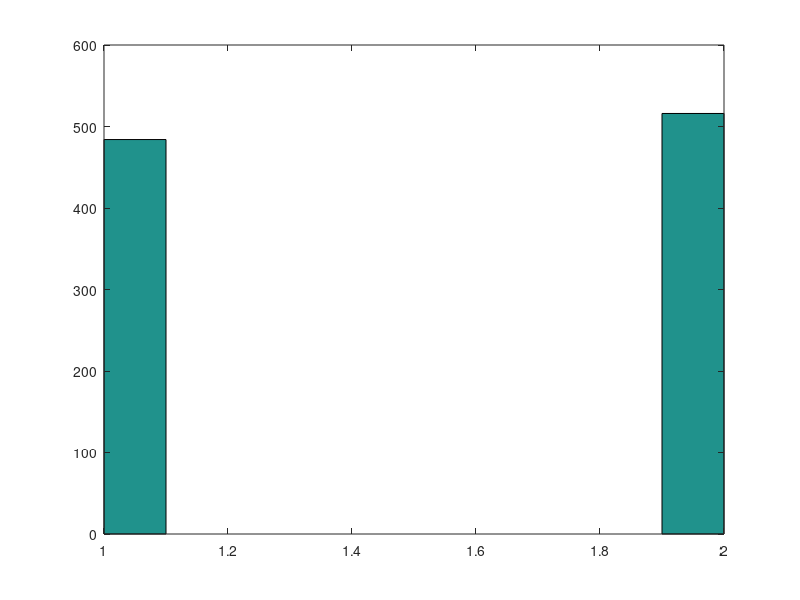

The MATLAB script that drew this image:
av = 0.1
am = 0.2
beta = 1

X = [];
for i= 1:1000
  z = [av + randn(), am + randn()];   % Av and Am + r ~ N(0, 1)
  s = [exp(beta*z(1))/sum(exp(z)),... % softmax
       exp(beta*z(2))/sum(exp(z))];   
  [~, choice] = max(s);               % winner take all (choice is the index of s)
  X = [X, choice];                    %                 (append choice to existing X)
end

hist(X)
